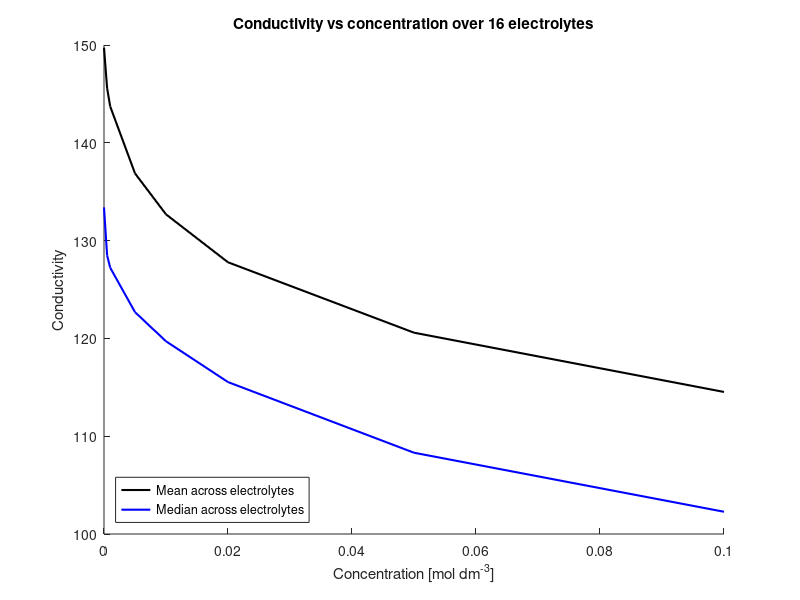

Recreate this plot in MATLAB. (Note: this script raises an error after producing the figure.)
%%
% HW3 solution
% Yuval Bernard 211860754
%% Q1
clc;clear
disp('*** Question 1 ***')
%%% (a)
load q1a_to_f_conductivity.mat
%%% (b)
conc_mean = mean(conductivity);
conc_med = median(conductivity);
%%% (c)
figure(1)
hold on
xlabel('Concentration [mol dm^{-3}]')
ylabel('Conductivity')
title('Conductivity vs concentration over 16 electrolytes')
plot(concentration,conc_mean,'k','LineWidth',1.5,...
    'DisplayName','Mean across electrolytes')
plot(concentration,conc_med,'b','LineWidth',1.5,...
    'DisplayName','Median across electrolytes')
legend('Location','southwest')
%%% (d)
clc; clearvars -except concentration electrolyte_names conductivity
% Find and exclude index of HCl in @electrolyte_names
idx = ~strcmp(electrolyte_names,'HCl');
electrolyte_names_no_hcl = string(electrolyte_names(idx));
cond_no_hcl = conductivity(idx,:);
global_min = min(cond_no_hcl,[],'all');
global_max = max(cond_no_hcl,[],'all');
figure(2); hold on
set(gca, 'ColorOrder', lines(length(cond_no_hcl)))
xlabel('Concentration')
ylabel('Conductivity')
ylim([global_min - 15, global_max + 15])
title('Conductivity vs concentration for different electrolytes, excluding HCl')
for i = 1:length(cond_no_hcl)
    plot(concentration, cond_no_hcl(i,:),...
        'DisplayName',electrolyte_names_no_hcl(i),'LineWidth',1.5)
    fprintf('%s: min = %.2f, max = %2.f\n',...
        electrolyte_names_no_hcl(i), min(cond_no_hcl(i,:)), max(cond_no_hcl(i,:)))
end
legend('Location','southoutside','NumColumns',3)
%%% (e)
clc; clearvars -except concentration electrolyte_names conductivity
figure(3);
bar(categorical(electrolyte_names), max(conductivity,[],2))
xlabel('Electrolyte')
ylabel('Conductivity')
title('Maximum conductivity for each electrolyte')
%%% (f)
clc; clearvars -except concentration electrolyte_names conductivity
diff_per_elec = max(conductivity,[],2) - min(conductivity,[],2);
[~,I_max] = max(diff_per_elec);
[~,I_min] = min(diff_per_elec);
figure(4)
xlabel('Concentration')
ylabel('Conductivity')
title('Electrolytes that showed largest and least change in conductivity')
hold on;
plot(concentration,conductivity(I_max,:),'r',...
    'DisplayName',['Largest diff: ' char(electrolyte_names(I_max))])
plot(concentration,conductivity(I_min,:),'b',...
    'DisplayName',['Least diff: ' char(electrolyte_names(I_min))])
legend("show")
%%% (g)
clc; clearvars -except concentration electrolyte_names conductivity
load q1g_pH_in_solution.mat
neutral = 7;
acidic = pH(:, 1) < neutral;
alkaline = pH(:, 1) > neutral;
subplot(2,1,1)
plot(temp,pH(acidic, :))
title('Acidic solutions: pH vs temperature')
legend(char(solution_names(acidic)),'Location','eastoutside')
subplot(2,1,2)
plot(temp,pH(alkaline, :))
legend(char(solution_names(alkaline)),'Location','eastoutside')
title('Alkaline solutions: pH vs temperature')
disp('  ')
%% Q2
disp('*** Question 2 ***')
clc;clear
img = imread('q2_image_hw3_2022b.jpg');
figure(6); imshow(img)
%%% (a)
collage = repmat(img,2,2);
[rows,cols,~] = size(img);
collage(1:rows, 1:cols, [2,3]) = 0;
collage(1:rows, cols+1 : 2*cols, [1,3]) = 0;
collage(rows+1 : 2*rows, 1:cols, [1,2]) = 0;
figure(7); imshow(collage);
% Explanation: RGB is an additive color model.
% So adding 0% Red and Green gives only Blue at specified intensities,
% and similarly for the other combinations.
collage(1:rows, 1:cols, [2,3]) = 255;
collage(1:rows, cols+1 : 2*cols, [1,3]) = 255;
collage(rows+1 : 2*rows, 1:cols, [1,2]) = 255;
figure(8); imshow(collage)
% Explanation: 
% - Combining 100% R + B gives Cyan at specified intensities
% - Combining 100% R + G gives Yellow at specified intensities
% - Combining 100% G + B gives Magenta at specified intensities
%%% (b)
% Flip array along the third dimension.
figure(9); imshow(flip(img,3))
% Effect is RGB -> BGR.
% - Red parts turned Blue,
% - Green parts stayed the same,
% - Blue parts turned Red
%%% (c)
imshow([img; flipud(img)])
disp('  ')